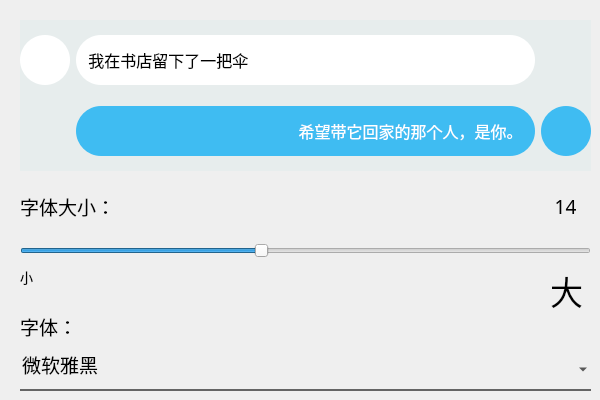
   <widget class="QWidget" name="chat">
    <attribute name="title">
     <string>聊天页面设置</string>
    </attribute>
    <widget class="QWidget" name="widget_2" native="true">
     <property name="geometry">
      <rect>
       <x>20</x>
       <y>20</y>
       <width>571</width>
       <height>151</height>
      </rect>
     </property>
     <property name="styleSheet">
      <string notr="true">background-color: rgb(231, 237, 237);</string>
     </property>
     <layout class="QGridLayout" name="gridLayout_4">
      <item row="1" column="1">
       <widget class="QLabel" name="l_4">
        <property name="font">
         <font>
          <family>Microsoft JhengHei</family>
          <pointsize>12</pointsize>
          <weight>50</weight>
          <bold>false</bold>
         </font>
        </property>
        <property name="styleSheet">
         <string notr="true">border-radius: 25px;
color: rgb(255, 255, 255);
background-color: rgb(63, 188, 242);</string>
        </property>
        <property name="text">
         <string>   希望带它回家的那个人，是你。   </string>
        </property>
        <property name="alignment">
         <set>Qt::AlignRight|Qt::AlignTrailing|Qt::AlignVCenter</set>
        </property>
       </widget>
      </item>
      <item row="1" column="2">
       <widget class="QLabel" name="label_5">
        <property name="maximumSize">
         <size>
          <width>50</width>
          <height>50</height>
         </size>
        </property>
        <property name="styleSheet">
         <string notr="true">border-radius: 25px;
background-color: rgb(63, 188, 242);</string>
        </property>
        <property name="text">
         <string/>
        </property>
       </widget>
      </item>
      <item row="0" column="0">
       <widget class="QLabel" name="label_4">
        <property name="maximumSize">
         <size>
          <width>50</width>
          <height>50</height>
         </size>
        </property>
        <property name="styleSheet">
         <string notr="true">border-radius: 25px;
background-color: rgb(255, 255, 255);</string>
        </property>
        <property name="text">
         <string/>
        </property>
       </widget>
      </item>
      <item row="0" column="1">
       <widget class="QLabel" name="l_2">
        <property name="font">
         <font>
          <family>Microsoft JhengHei</family>
          <pointsize>12</pointsize>
         </font>
        </property>
        <property name="styleSheet">
         <string notr="true">border-radius: 25px;
background-color: rgb(255, 255, 255);</string>
        </property>
        <property name="text">
         <string>   我在书店留下了一把伞</string>
        </property>
       </widget>
      </item>
     </layout>
    </widget>
    <widget class="QLabel" name="label_9">
     <property name="geometry">
      <rect>
       <x>20</x>
       <y>190</y>
       <width>120</width>
       <height>33</height>
      </rect>
     </property>
     <property name="maximumSize">
      <size>
       <width>120</width>
       <height>16777215</height>
      </size>
     </property>
     <property name="font">
      <font>
       <family>Microsoft JhengHei</family>
       <pointsize>14</pointsize>
      </font>
     </property>
     <property name="text">
      <string>字体大小：</string>
     </property>
    </widget>
    <widget class="QSlider" name="horizontalSlider">
     <property name="geometry">
      <rect>
       <x>20</x>
       <y>240</y>
       <width>571</width>
       <height>22</height>
      </rect>
     </property>
     <property name="styleSheet">
      <string notr="true">color: rgb(63, 188, 242);</string>
     </property>
     <property name="minimum">
      <number>6</number>
     </property>
     <property name="maximum">
      <number>25</number>
     </property>
     <property name="singleStep">
      <number>2</number>
     </property>
     <property name="value">
      <number>14</number>
     </property>
     <property name="orientation">
      <enum>Qt::Horizontal</enum>
     </property>
     <property name="invertedAppearance">
      <bool>false</bool>
     </property>
     <property name="invertedControls">
      <bool>false</bool>
     </property>
     <property name="tickInterval">
      <number>0</number>
     </property>
    </widget>
    <widget class="QLabel" name="label_7">
     <property name="geometry">
      <rect>
       <x>20</x>
       <y>260</y>
       <width>21</width>
       <height>33</height>
      </rect>
     </property>
     <property name="maximumSize">
      <size>
       <width>120</width>
       <height>16777215</height>
      </size>
     </property>
     <property name="font">
      <font>
       <family>Microsoft JhengHei</family>
       <pointsize>10</pointsize>
      </font>
     </property>
     <property name="text">
      <string>小</string>
     </property>
    </widget>
    <widget class="QLabel" name="label_8">
     <property name="geometry">
      <rect>
       <x>550</x>
       <y>270</y>
       <width>41</width>
       <height>41</height>
      </rect>
     </property>
     <property name="maximumSize">
      <size>
       <width>120</width>
       <height>16777215</height>
      </size>
     </property>
     <property name="font">
      <font>
       <family>Microsoft JhengHei</family>
       <pointsize>25</pointsize>
      </font>
     </property>
     <property name="text">
      <string>大</string>
     </property>
    </widget>
    <widget class="QLabel" name="size">
     <property name="geometry">
      <rect>
       <x>540</x>
       <y>190</y>
       <width>51</width>
       <height>33</height>
      </rect>
     </property>
     <property name="maximumSize">
      <size>
       <width>120</width>
       <height>16777215</height>
      </size>
     </property>
     <property name="font">
      <font>
       <family>Microsoft JhengHei</family>
       <pointsize>14</pointsize>
      </font>
     </property>
     <property name="text">
      <string>14</string>
     </property>
     <property name="alignment">
      <set>Qt::AlignCenter</set>
     </property>
    </widget>
    <widget class="QLabel" name="label_10">
     <property name="geometry">
      <rect>
       <x>20</x>
       <y>310</y>
       <width>120</width>
       <height>33</height>
      </rect>
     </property>
     <property name="maximumSize">
      <size>
       <width>120</width>
       <height>16777215</height>
      </size>
     </property>
     <property name="font">
      <font>
       <family>Microsoft JhengHei</family>
       <pointsize>14</pointsize>
      </font>
     </property>
     <property name="text">
      <string>字体：</string>
     </property>
    </widget>
    <widget class="QFontComboBox" name="fontComboBox">
     <property name="geometry">
      <rect>
       <x>20</x>
       <y>350</y>
       <width>571</width>
       <height>41</height>
      </rect>
     </property>
     <property name="font">
      <font>
       <pointsize>14</pointsize>
      </font>
     </property>
     <property name="styleSheet">
      <string notr="true">QFontComboBox{
background-color: rgb(255, 255, 255,0);
color: rgb(0, 0, 0);
outline: none;
border: none;
border-bottom: 2px solid rgb(100, 100, 100);
selection-background-color: rgb(63, 188, 242);
}
QFontComboBox:hover{
border-bottom: 2px solid rgb(20, 20, 20);
}
QFontComboBox:focus{
border-bottom: 2px solid rgb(63, 188, 242);
}</string>
     </property>
     <property name="currentText">
      <string>微软雅黑</string>
     </property>
    </widget>
   </widget>
